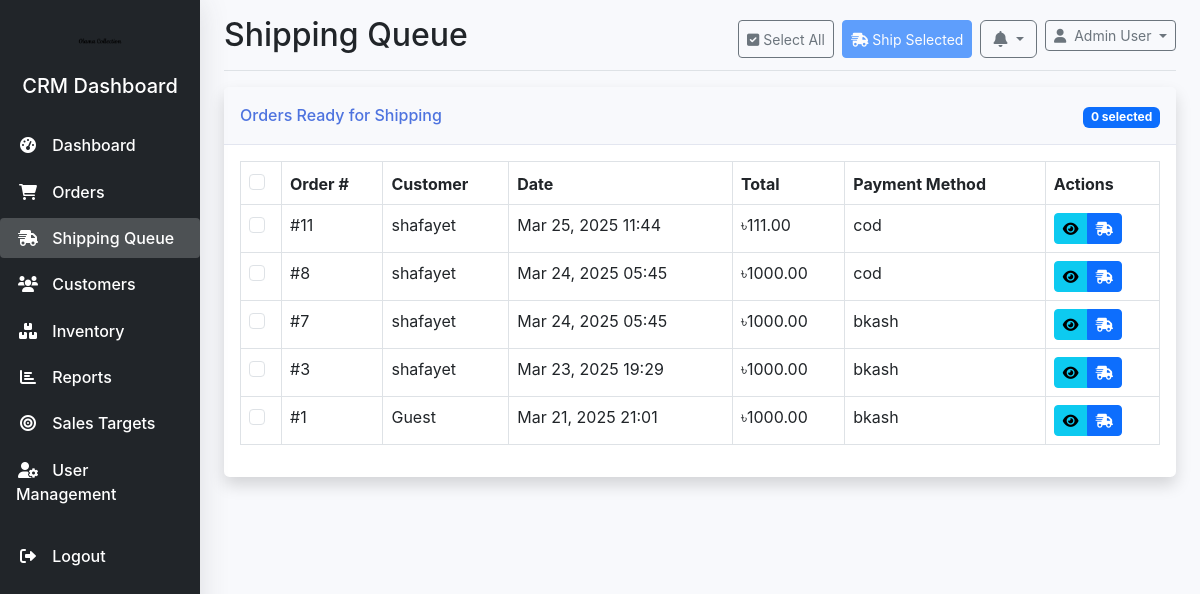
Screenshot of /crm/shipping/queue/ (signed in) with the database file from the repository.
### orders/models.py (models this page shows, shortened)
class Order(models.Model):
    order_number = models.CharField(max_length=20, unique=True, null=True, blank=True)
    customer = models.ForeignKey(User, on_delete=models.SET_NULL, related_name='orders', null=True, blank=True)
    shipping_address = models.TextField(null=True, blank=True)
    billing_address = models.TextField(blank=True, null=True)
    payment_method = models.CharField(max_length=50, null=True, blank=True)  # Made nullable
    payment_status = models.CharField(max_length=50, default='pending')
    total_amount = models.DecimalField(max_digits=10, decimal_places=2, null=True, blank=True)  # Made nullable
    created_at = models.DateTimeField(auto_now_add=True)
    updated_at = models.DateTimeField(auto_now=True)
    status = models.ForeignKey('crm.OrderStatus', on_delete=models.SET_NULL, null=True, blank=True)
    tracking_code = models.CharField(max_length=50, blank=True, null=True)
    consignment_id = models.CharField(max_length=50, blank=True, null=True)
    delivery_status = models.CharField(max_length=50, blank=True, null=True)
    inventory_updated = models.BooleanField(default=False)

### crm/views.py (the view)
# urls.py: path('shipping/queue/', views.shipping_queue, name='shipping_queue'),
@crm_login_required
def shipping_queue(request):
    ready_statuses = OrderStatus.objects.filter(
        Q(name__icontains='processing') | Q(name__icontains='ready'),
        is_processing=True,
        is_completed=False,
        is_cancelled=False
    )
    orders = Order.objects.filter(
        status__in=ready_statuses,
        tracking_code__isnull=True
    ).order_by('-created_at')
    shipped_status = OrderStatus.objects.filter(
        Q(name__icontains='ship') | Q(name__icontains='dispatch')
    ).first()
    context = {
        'orders': orders,
        'shipped_status': shipped_status
    }
    return render(request, 'crm/shipping/queue.html', context)

### crm/templates/crm/shipping/queue.html (shortened to what this page needs)
{% extends 'crm/base.html' %}
{% load static %}
{% block page_title %}Shipping Queue{% endblock %}
{% block header_buttons %}
<button id="select-all-btn" class="btn btn-sm btn-outline-secondary me-2">
    <i class="fas fa-check-square"></i> Select All
</button>
<button id="ship-selected-btn" class="btn btn-sm btn-primary" disabled>
    <i class="fas fa-shipping-fast"></i> Ship Selected
</button>
{% endblock %}
{% block content %}
<div class="card shadow mb-4">
    <div class="card-header py-3 d-flex justify-content-between align-items-center">
        <h6 class="m-0 font-weight-bold text-primary">Orders Ready for Shipping</h6>
        <div class="ml-2">
            <span id="selected-count" class="badge bg-primary">0 selected</span>
        </div>
    </div>
    <div class="card-body">
        <form id="bulk-ship-form" action="{% url 'crm:bulk_ship_orders' %}" method="post">
            <div class="table-responsive">
                <table class="table table-bordered" id="shippingTable" width="100%" cellspacing="0">
                    <thead>
                        <tr>
                            <th style="width: 40px;">
                                <div class="form-check">
                                    <input class="form-check-input" type="checkbox" id="select-all-orders">
                                </div>
                            </th>
                            <th>Order #</th>
                            <th>Customer</th>
                            <th>Date</th>
                            <th>Total</th>
                            <th>Payment Method</th>
                            <th>Actions</th>
                        </tr>
                    </thead>
                    <tbody>
                        {% for order in orders %}
                        <tr>
                            <td>
                                <div class="form-check">
                                    <input class="form-check-input order-checkbox" type="checkbox" value="{{ order.id }}">
                                </div>
                            </td>
                            <td>#{{ order.id }}</td>
                            <td>
                                {% if order.customer %}
                                    {{ order.customer.get_full_name|default:order.customer.username }}
                                {% else %}
                                    Guest
                                {% endif %}
                            </td>
                            <td>{{ order.created_at|date:"M d, Y H:i" }}</td>
                            <td>৳{{ order.total_amount|floatformat:2 }}</td>
                            <td>{{ order.payment_method }}</td>
                            <td>
                                <div class="btn-group">
                                    <a href="{% url 'crm:order_detail' order.id %}" class="btn btn-sm btn-info">
                                        <i class="fas fa-eye"></i>
                                    </a>
                                    <a href="{% url 'crm:ship_order' order.id %}" class="btn btn-sm btn-primary">
                                        <i class="fas fa-shipping-fast"></i>
                                    </a>
                                </div>
                            </td>
                        </tr>
                        {% empty %}
                        <tr>
                            <td colspan="7" class="text-center">No orders ready for shipping</td>
                        </tr>
                        {% endfor %}
                    </tbody>
                </table>
            </div>
        </form>
    </div>
</div>
{% endblock %}

### crm/templates/crm/base.html (shortened to what this page needs)
{% load static %}
<!DOCTYPE html>
<html lang="en">
<head>
    <link href="https://cdn.jsdelivr.net/npm/bootstrap@5.3.0-alpha1/dist/css/bootstrap.min.css" rel="stylesheet">
    <link rel="stylesheet" href="https://cdnjs.cloudflare.com/ajax/libs/font-awesome/6.0.0/css/all.min.css">
    <link rel="stylesheet" href="{% static 'crm/css/style.css' %}">
</head>
<body>
    <div class="container-fluid">
        <div class="row">
            <div class="col-md-3 col-lg-2 d-md-block bg-dark sidebar collapse">
                <div class="position-sticky pt-3">
                    <div class="text-center mb-4">
                        <img src="{% static 'core/img/logo.png' %}" alt="Logo" class="img-fluid logo" style="max-height: 50px;">
                        <h5 class="text-white mt-2">CRM Dashboard</h5>
                    </div>
                    <ul class="nav flex-column">
                        <li class="nav-item">
                            <a class="nav-link text-white {% if request.path == '/crm/' %}active{% endif %}" href="{% url 'crm:dashboard' %}">
                                <i class="fas fa-tachometer-alt me-2"></i> Dashboard
                            </a>
                        </li>
                        {% if request.crm_user.role == 'admin' or request.crm_user.role == 'manager' or request.crm_user.can_manage_orders %}
                        <li class="nav-item">
                            <a class="nav-link text-white {% if '/crm/orders/' in request.path %}active{% endif %}" href="{% url 'crm:order_list' %}">
                                <i class="fas fa-shopping-cart me-2"></i> Orders
                            </a>
                        </li>
                        {% endif %}
                        <li class="nav-item">
                            <a class="nav-link text-white {% if '/crm/shipping/' in request.path %}active{% endif %}" href="{% url 'crm:shipping_queue' %}">
                               <i class="fas fa-shipping-fast me-2"></i> Shipping Queue
                            </a>
                        </li>
                        {% if request.crm_user.role == 'admin' or request.crm_user.role == 'manager' or request.crm_user.can_manage_customers %}
                        <li class="nav-item">
                            <a class="nav-link text-white {% if '/crm/customers/' in request.path %}active{% endif %}" href="{% url 'crm:customer_list' %}">
                                <i class="fas fa-users me-2"></i> Customers
                            </a>
                        </li>
                        {% endif %}
                        {% if request.crm_user.role == 'admin' or request.crm_user.role == 'manager' or request.crm_user.can_manage_inventory %}
                        <li class="nav-item">
                            <a class="nav-link text-white {% if '/crm/inventory/' in request.path %}active{% endif %}" href="{% url 'crm:inventory_list' %}">
                                <i class="fas fa-boxes me-2"></i> Inventory
                            </a>
                        </li>
                        {% endif %}
                        {% if request.crm_user.role == 'admin' or request.crm_user.role == 'manager' or request.crm_user.can_view_reports %}
                        <li class="nav-item">
                            <a class="nav-link text-white {% if '/crm/reports/' in request.path %}active{% endif %}" href="{% url 'crm:reports_dashboard' %}">
                                <i class="fas fa-chart-bar me-2"></i> Reports
                            </a>
                        </li>
                        {% endif %}
                        {% if request.crm_user.role == 'admin' or request.crm_user.role == 'manager' %}
                        <li class="nav-item">
                            <a class="nav-link text-white {% if '/crm/targets/' in request.path %}active{% endif %}" href="{% url 'crm:sales_targets' %}">
                                <i class="fas fa-bullseye me-2"></i> Sales Targets
                            </a>
                        </li>
                        {% endif %}
                        {% if request.crm_user.role == 'admin' %}
                        <li class="nav-item">
                            <a class="nav-link text-white {% if '/crm/users/' in request.path %}active{% endif %}" href="{% url 'crm:user_list' %}">
                                <i class="fas fa-user-cog me-2"></i> User Management
                            </a>
                        </li>
                        {% endif %}
                        <li class="nav-item mt-3">
                            <a class="nav-link text-white" href="{% url 'crm:logout' %}">
                                <i class="fas fa-sign-out-alt me-2"></i> Logout
                            </a>
                        </li>
                    </ul>
                </div>
            </div>
            <main class="col-md-9 ms-sm-auto col-lg-10 px-md-4">
                <div class="d-flex justify-content-between flex-wrap flex-md-nowrap align-items-center pt-3 pb-2 mb-3 border-bottom">
                    <h1 class="h2">{% block page_title %}Dashboard{% endblock %}</h1>
                    <div class="btn-toolbar mb-2 mb-md-0">
                        {% block header_buttons %}{% endblock %}
                        <div class="dropdown ms-2">
                            <a class="btn btn-outline-secondary dropdown-toggle" href="#" role="button" id="notificationDropdown" data-bs-toggle="dropdown" aria-expanded="false">
                                <i class="fas fa-bell"></i>
                            </a>
                        </div>
                        <div class="dropdown ms-2">
                            <a class="btn btn-sm btn-outline-secondary dropdown-toggle" href="#" role="button" id="userDropdown" data-bs-toggle="dropdown" aria-expanded="false">
                                <i class="fas fa-user me-1"></i> {{ request.user.get_full_name }}
                            </a>
                        </div>
                    </div>
                </div>
                {% block content %}{% endblock %}
            </main>
        </div>
    </div>
</body>
</html>

### crm/static/crm/css/style.css (style rules this page uses)
body { font-family: 'Nunito', -apple-system, BlinkMacSystemFont, "Segoe UI", Roboto, "Helvetica Neue", Arial, sans-serif; background-color: #f8f9fc; }
.sidebar { position: fixed; top: 0; bottom: 0; left: 0; z-index: 100; padding: 0; box-shadow: 0 0.15rem 1.75rem 0 rgba(58, 59, 69, 0.15); }
.sidebar .nav-link { font-weight: 500; color: #d7d7d7; padding: 0.5rem 1rem; border-radius: 0.25rem; margin: 0.2rem 0; }
.sidebar .nav-link.active { color: #fff; background-color: rgba(255, 255, 255, 0.2); }
.sidebar .nav-link i { width: 1.5rem; text-align: center; }
.card { border: none; box-shadow: 0 0.15rem 1.75rem 0 rgba(58, 59, 69, 0.1); border-radius: 0.35rem; }
.card-header { background-color: #f8f9fc; border-bottom: 1px solid #e3e6f0; }
.text-primary { color: #4e73df !important; }
.table-responsive { overflow-x: auto; }

### rows the page displays
Order: id "11", customer.get_full_name "shafayet", created_at "Mar 25, 2025 11:44", total_amount "111.00", payment_method "cod"
Order: id "8", customer.get_full_name "shafayet", created_at "Mar 24, 2025 05:45", total_amount "1000.00", payment_method "cod"
Order: id "7", customer.get_full_name "shafayet", created_at "Mar 24, 2025 05:45", total_amount "1000.00", payment_method "bkash"
Order: id "3", customer.get_full_name "shafayet", created_at "Mar 23, 2025 19:29", total_amount "1000.00", payment_method "bkash"
Order: id "1", shows "Guest", created_at "Mar 21, 2025 21:01", total_amount "1000.00", payment_method "bkash"

### other values shown
{{ request.user.get_full_name }} "Admin User"
